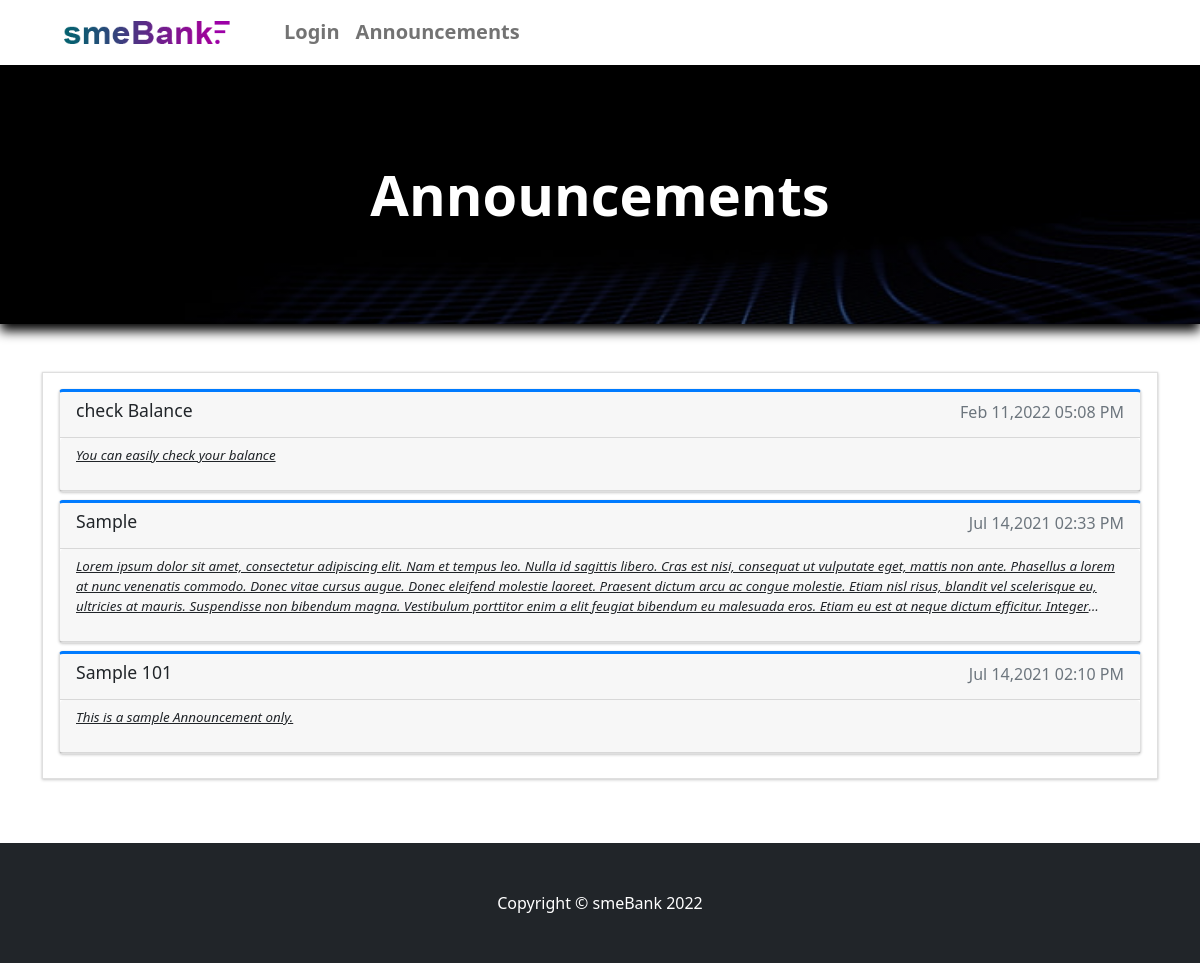
The app's page /?p=announcements with its own data.
### tables this page shows
CREATE TABLE `announcements` (
  `id` int(30) NOT NULL,
  `title` text NOT NULL,
  `announcement` text NOT NULL,
  `date_created` datetime NOT NULL DEFAULT current_timestamp(),
  `date_updated` datetime DEFAULT NULL ON UPDATE current_timestamp()
);

### announcements.php (the view, shortened to what this page needs)
 <header class="bg-dark py-5" id="main-header">
    <div class="container px-4 px-lg-5 my-5">
        <div class="text-center text-white">
            <h1 class="display-4 fw-bolder">Announcements</h1>
        </div>
    </div>
</header>
<section class="py-5">
    <div class="container">
        <div class="card rounded-0">
            <div class="card-body">
               <?php
               $qry = $conn->query("SELECT * FROM `announcements` order by unix_timestamp(date_created) desc");
               while($row = $qry->fetch_assoc()):
                    $row['announcement'] = strip_tags(stripslashes(html_entity_decode($row['announcement'])))
                ?>
                <a class="card text-dark card-outline card-primary mb-2 view_data" href="javascript:void(0)" data-id='<?php echo $row['id'] ?>' data-title='<?php echo $row['title'] ?>' >
                    <div class="card-header">
                        <h5 class="card-title"><?php echo $row['title'] ?></h5>
                        <span class="float-right text-muted"><?php echo date("M d,Y h:i A",strtotime($row['date_created'])) ?></span>
                    </div>
                    <div class="card-header">
                        <p class="truncate"><?php echo $row['announcement'] ?></p>
                    </div>
                </a>
                <?php endwhile; ?>
            </div>
        </div>
    </div>
</section>

### records on screen
announcements: title "check Balance", date_created "Feb 11,2022 05:08 PM", announcement "You can easily check your balance"
announcements: title "Sample", date_created "Jul 14,2021 02:33 PM", announcement "Lorem ipsum dolor sit amet, consectetur adipiscing elit. Nam et tempus leo. Nulla id sagittis libero. Cras est nisi, consequat ut vulputate eget, mattis non ante. Phasellus a lorem at nunc venenatis commodo. Donec vitae cursus augue. Donec eleifend molestie laoreet. Praesent dictum arcu ac congue molestie. Etiam nisl risus, blandit vel scelerisque eu, ultricies at mauris. Suspendisse non bibendum magna. Vestibulum porttitor enim a elit feugiat bibendum eu malesuada eros. Etiam eu est at neque dictum efficitur.…"
announcements: title "Sample 101", date_created "Jul 14,2021 02:10 PM", announcement "This is a sample Announcement only."
